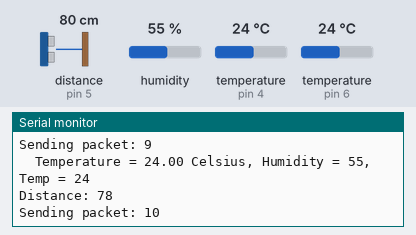
The sketch below on a simulated Arduino Uno, built with avr-gcc and run on an emulated ATmega328P. On the bench: the last lines printed to the serial monitor. Wiring (inferred from the names in the program): ultrasonic range finder: trigger pin 3; echo pin 5. Inputs (shaded band) come from the test bench; at power-on: temperature (sensors on pin 4, pin 6) 24 °C, distance to the obstacle (sensor on pin 5) 80 cm, humidity 55 %. The echo pulse lasts 58.3 µs per cm; no radio packets arrive unless stated.

Above: at 4.2 s.
4.3 s: temperature (sensor on pin 4) set to 11 °C
At 4.57 s:
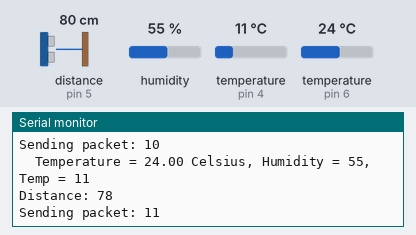
7.3 s: temperature (sensor on pin 4) set to 8 °C
At 7.64 s:
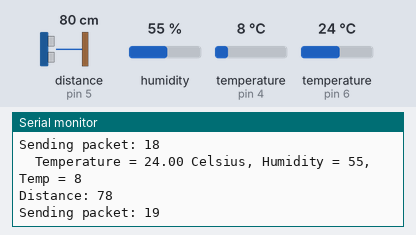
10.3 s: temperature (sensor on pin 6) set to 11 °C
At 10.33 s:
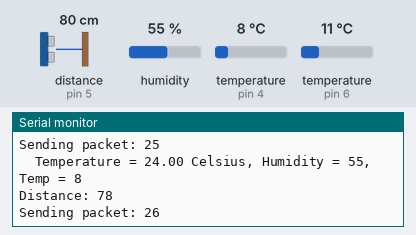
13.3 s: temperature (sensor on pin 6) set to 8 °C
At 13.4 s:
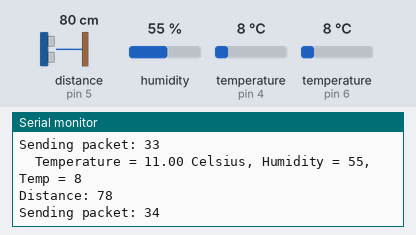
Timing chart, 0 to 16.3 s (numbered marks = the images above; inputs shaded):
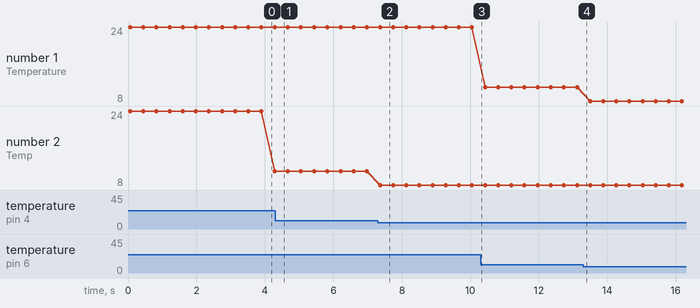

Measured:
- after the input at 7.3 s, the serial monitor: prints a new line after 0.06 s (image 2)
- plotted number 1: 24 → 11 after the input at 10.3 s
- plotted number 2: 11 → 8 after the input at 7.3 s

The sketch:

Slave.ino
```cpp
// Отправитель (стоит) большая Италия
#include <Arduino.h>
#include <SPI.h>
#include <LoRa.h>
#include <dht11.h> // Добавляем библиотеку DHT11
dht11 DHT; // Объявление переменной класса dht11
#define DHT11_PIN 4 // Датчик DHT11 подключен к цифровому пину номер 4
#include <OneWire.h>

OneWire  ds(6);  // подключен к 10 пину (резистор на 4.7к обязателен)

const int trigPin = 3;
const int echoPin = 5;

// defines variables
long duration;
int distance;


int counter = 0;

void setup() {

  Serial.begin(9600); // Скорость работы порта
Serial.println("DHT TEST PROGRAM "); // Выводим текст
Serial.print("LIBRARY VERSION: "); // Выводим текст
Serial.println(DHT11LIB_VERSION);
Serial.println(); // Пустая строка

pinMode(trigPin, OUTPUT); // Sets the trigPin as an Output
pinMode(echoPin, INPUT); // Sets the echoPin as an Input
//Serial.begin(9600); // Starts the serial communication


 // Serial.begin(9600);
  while (!Serial);

  Serial.println("LoRa Sender");

  if (!LoRa.begin(433E6)) {
    Serial.println("Starting LoRa failed!");
    while (1);
  }
}

void loop() {

// Clears the trigPin
digitalWrite(trigPin, LOW);
delayMicroseconds(2);

// Sets the trigPin on HIGH state for 10 micro seconds
digitalWrite(trigPin, HIGH);
delayMicroseconds(10);
digitalWrite(trigPin, LOW);

// Reads the echoPin, returns the sound wave travel time in microseconds
duration = pulseIn(echoPin, HIGH);

// Calculating the distance
distance= duration*0.034/2;

// Prints the distance on the Serial Monitor
//Serial.print("Distance: ");
//Serial.println(distance);


byte i;
  byte present = 0;
  byte type_s;
  byte data[12];
  byte addr[8];
  float celsius, fahrenheit;

  if ( !ds.search(addr)) {
 //   Serial.println("No more addresses.");
 //   Serial.println();
   ds.reset_search();
    delay(250);
    return;
  }

 // Serial.print("ROM =");
  for( i = 0; i < 8; i++) {
   // Serial.write(' ');
  //  Serial.print(addr[i], HEX);
  }

  if (OneWire::crc8(addr, 7) != addr[7]) {
  //   Serial.println("CRC is not valid!");
     return;
  }
 // Serial.println();

  // the first ROM byte indicates which chip
  switch (addr[0]) {
    case 0x10:
      //Serial.println("  Chip = DS18S20");  // or old DS1820
      type_s = 1;
      break;
    case 0x28:
   //   Serial.println("  Chip = DS18B20");
      type_s = 0;
      break;
    case 0x22:
     // Serial.println("  Chip = DS1822");
      type_s = 0;
      break;
    default:
     // Serial.println("Device is not a DS18x20 family device.");
      return;
  }

  ds.reset();
  ds.select(addr);
  ds.write(0x44, 1);        // начало коммуникации

  //delay(1000);

  present = ds.reset();
  ds.select(addr);
  ds.write(0xBE);         // читаем значение

 // Serial.print("  Data = ");
 // Serial.print(present, HEX);
 // Serial.print(" ");
  for ( i = 0; i < 9; i++) {           // смотрим 9 байтов
    data[i] = ds.read();
 //   Serial.print(data[i], HEX);
 //   Serial.print(" ");
  }
 // Serial.print(" CRC=");
 // Serial.print(OneWire::crc8(data, 8), HEX);
  Serial.println();

  // Преобразуем получненный данные в температуру
  // Используем int16_t тип, т.к. он равен 16 битам
  // даже при компиляции под 32-х битный процессор
  int16_t raw = (data[1] << 8) | data[0];
  if (type_s) {
    raw = raw << 3;
    if (data[7] == 0x10) {
      raw = (raw & 0xFFF0) + 12 - data[6];
    }
  } else {
    byte cfg = (data[4] & 0x60);
    if (cfg == 0x00) raw = raw & ~7;
    else if (cfg == 0x20) raw = raw & ~3;
    else if (cfg == 0x40) raw = raw & ~1;
  }
  celsius = (float)raw / 16.0;
  fahrenheit = celsius * 1.8 + 32.0;
  Serial.print("  Temperature = ");
  Serial.print(celsius);
  Serial.print(" Celsius, ");
  //Serial.print(fahrenheit);
  //Serial.println(" Fahrenheit");

int chk;
;
// Мониторинг ошибок
chk = DHT.read(DHT11_PIN); // Чтение данных
switch (chk){
case DHTLIB_OK:
break;
case DHTLIB_ERROR_CHECKSUM:
Serial.println("Checksum error, \t");
break;
case DHTLIB_ERROR_TIMEOUT:
Serial.println("Time out error, \t");
break;
default:
Serial.println("Unknown error, \t");
break;
}
// Выводим показания влажности и температуры
Serial.print("Humidity = ");
Serial.print(DHT.humidity, 1);
Serial.print(", Temp = ");
Serial.println(DHT.temperature,1);
Serial.print("Distance: ");
Serial.println(distance);


//delay(1000);

  Serial.print("Sending packet: ");

  Serial.println(counter);

  // send packet
  LoRa.beginPacket();
  LoRa.print(counter);
  LoRa.print(" ");
  LoRa.print(celsius);
  LoRa.print("C ");
  LoRa.print(DHT.humidity, 1);
  LoRa.print("% ");
  LoRa.print(DHT.temperature,1);
   LoRa.print("C ");
  LoRa.print(distance);
   LoRa.print("mm ");
  LoRa.endPacket();

  counter++;

 // delay(1000);
}
```
